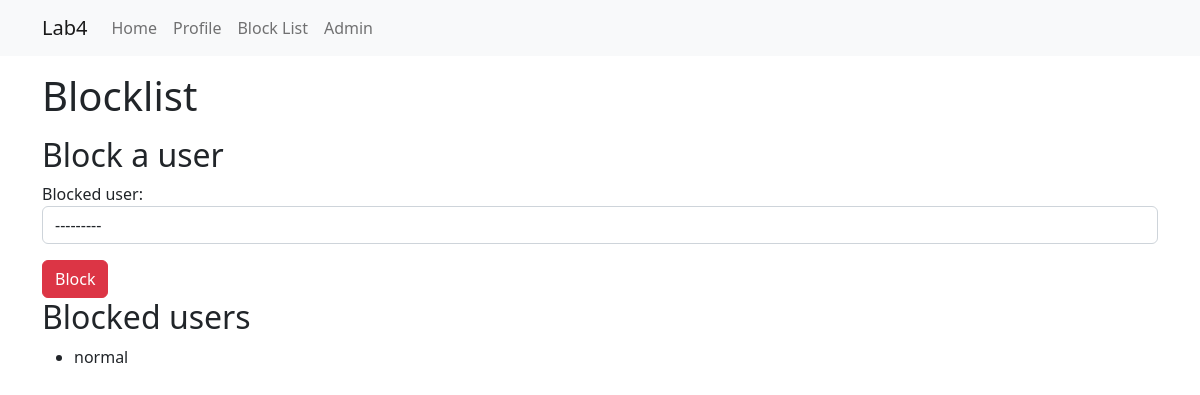
Page /blockedUsers/ (signed in) on the earlier database version.
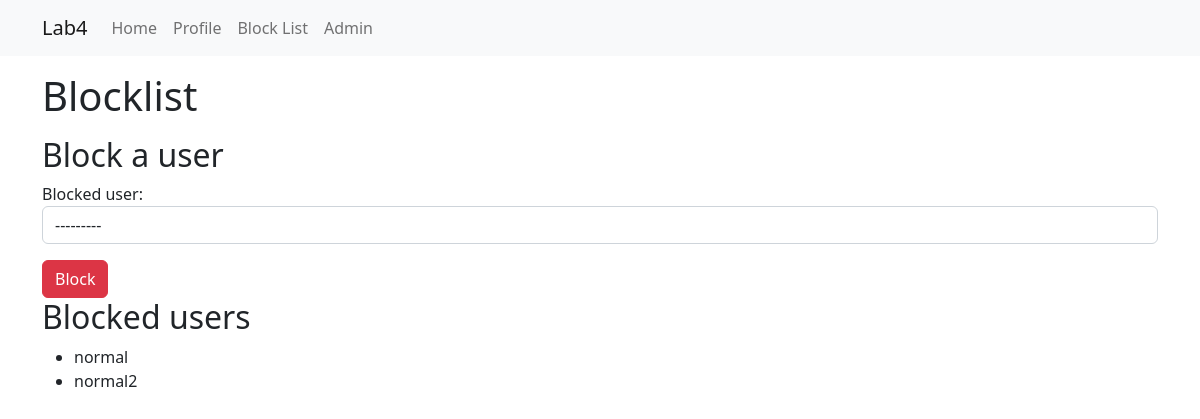
Same page on the later database version.
### core/models.py (models this page shows)
class BlogUser(models.Model):
    user: User = models.OneToOneField(User, on_delete=models.CASCADE)
    bio = models.TextField(max_length=500, blank=True)
    avatar = models.ImageField(upload_to="data/", blank=True, null=True)
    first_name = models.CharField(max_length=200, blank=True, null=True)
    last_name = models.CharField(max_length=200, blank=True, null=True)
    interests = models.CharField(max_length=200, blank=True, null=True)
    profession = models.CharField(max_length=200, blank=True, null=True)
    def __str__(self):
        return self.user.username

### core/views.py (the view)
# urls.py: path("blockedUsers/", blocked_users, name="blocked")
def blocked_users(request: HttpRequest):
    if not request.user.is_authenticated:
        return redirect("admin:index")
    if request.method == "POST":
        form = BlockListForm(data=request.POST, files=request.FILES)
        if form.is_valid():
            block_list = form.save(commit=False)
            block_list.user = BlogUser.objects.get(user=request.user)
            block_list.save()
            return redirect("blocked")
    else:
        context = dict()
        context["form"] = BlockListForm
        block_list = BlockList.objects.filter(user__user=request.user)
        blocked = BlogUser.objects.filter(id__in=block_list.values_list("blocked_user", flat=True))
        context["blocked"] = blocked
        return render(request, "blocked.html", context=context)

### core/templates/blocked.html (shortened to what this page needs)
{% extends 'base.html' %}
{% block content %}
    <h1 class="my-3">Blocklist</h1>
    <h2> Block a user</h2>
    <form action="/blockedUsers/" method="POST">
    {{ form.as_p }}
    <button type="submit" class="btn btn-danger">Block</button>
    </form>
    <h2>Blocked users</h2>
    <ul>
    {% for user in blocked %}
        <li>{{ user }}</li>
    {% endfor %}
    </ul>
{% endblock %}

Differences in the rows shown:
now on this page (row edited): BlogUser: user.username "normal2"
